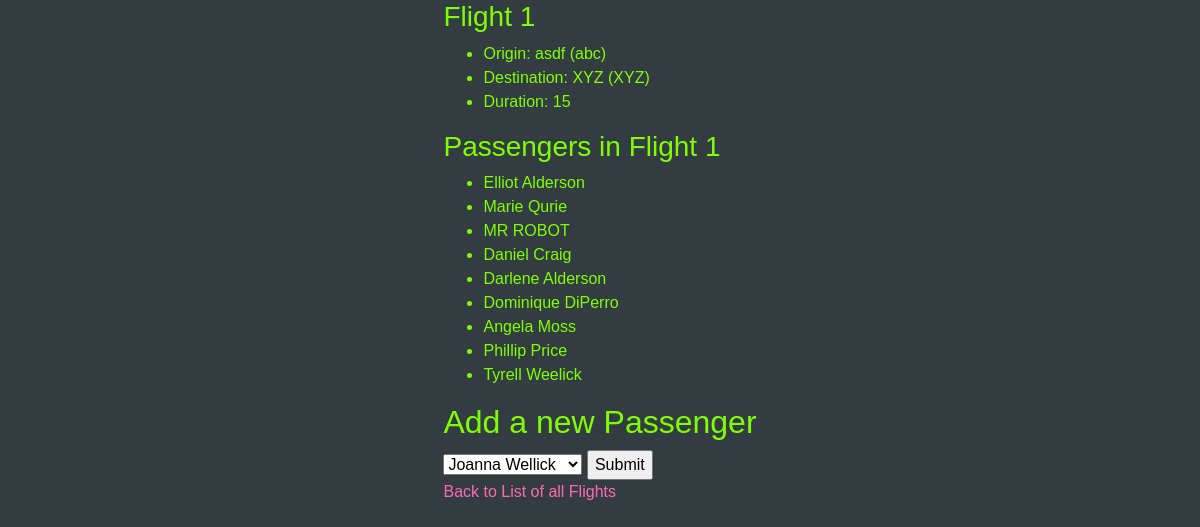
The app's page /flight/1 with its own data.
### flight/models.py (models this page shows, shortened)
class Flights(models.Model):
    origin = models.ForeignKey(Airports, on_delete=models.CASCADE, related_name="departures")
    destination = models.ForeignKey(Airports, on_delete=models.CASCADE, related_name="arrivals")
    duration = models.IntegerField()

class Airports(models.Model):
    code = models.CharField(max_length = 7)
    city = models.CharField(max_length = 64)
    def __str__(self):
        return f"{self.city} ({self.code})"

class Passengers(models.Model):
    first = models.CharField(max_length=64)
    last = models.CharField(max_length=64)
    flight = models.ManyToManyField(Flights, blank=True, related_name="passengers")
    def __str__(self):
        return f"{self.first} {self.last}"

### flight/views.py (the view)
# urls.py: path('flight/', include('flight.urls')),
def flight(request, flight_id):
    flight = Flights.objects.get(pk=flight_id)
    context = {
        'flight': flight,
        'passengers': flight.passengers.all(),
        'non_passengers': Passengers.objects.exclude(flight=flight_id).all(),
    }
    return render(request, 'flight.html', context)

### flight/templates/flight.html (shortened to what this page needs)
{% extends 'layout.html' %}
{% block body %}
<div class="flight">
    <h3>Flight {{ flight.id }}</h3>
    <ul>
        <li>Origin: {{ flight.origin }}</li>
        <li>Destination: {{ flight.destination }}</li>
        <li>Duration: {{ flight.duration }}</li>
    </ul>
    <h3>Passengers in Flight {{ flight.id }}</h3>
    <ul>
        {% for person in passengers %}
        <li>{{ person }}</li>
        {% empty %}
        <li>No Passengers</li>
        {% endfor %}
    </ul>
    <h2>Add a new Passenger</h2>
    <form action="{% url 'book' flight.id %}" method="post">
        <select name="info">
            {% for passenger in non_passengers %}
            <option value="{{ passenger.id }}">
                {{ passenger }}
            </option>
            {% endfor %}
        </select>
        <input type="submit" value="Submit">
    </form>
    <a href="{% url 'main' %}">Back to List of all Flights</a>
</div>
{% endblock %}

### flight/templates/layout.html (style rules this page uses)
a { color: hotpink; text-decoration: none; }
body { display: flex; flex-wrap: wrap; align-content: center; justify-content: center; font-family: Verdana, Geneva, Tahoma, sans-serif; background-color: rgb(51, 61, 65); color: chartreuse; justify-items: center; align-items: center; }

### records on screen
Flights: id "1", origin "asdf (abc)", destination "XYZ (XYZ)", duration "15"
Passengers: first+last "Elliot Alderson"
Passengers: first+last "Marie Qurie"
Passengers: first+last "MR ROBOT"
Passengers: first+last "Daniel Craig"
Passengers: first+last "Darlene Alderson"
Passengers: first+last "Dominique DiPerro"
Passengers: first+last "Angela Moss"
Passengers: first+last "Phillip Price"
Passengers: first+last "Tyrell Weelick"

### other values on screen
form field info "Joanna Wellick"
